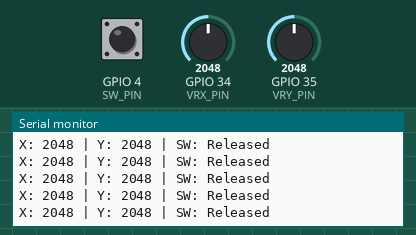
Simulated run of this sketch. Board: ESP32. Parts: the last lines printed to the serial monitor. Inputs (shaded band) come from the test bench; at power-on: GPIO 4 (SW_PIN) HIGH, GPIO 34 (VRX_PIN) = 2048, GPIO 35 (VRY_PIN) = 2048.

Above: at 1.2 s.
1.3 s: GPIO 4 (SW_PIN) pulled LOW for 0.25 s
At 1.56 s:
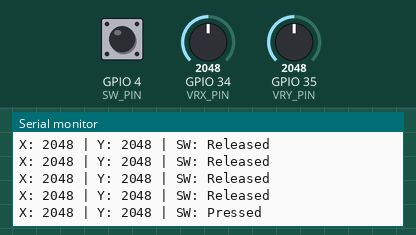
3.0 s: GPIO 34 (VRX_PIN) set to 2866
At 3.16 s:
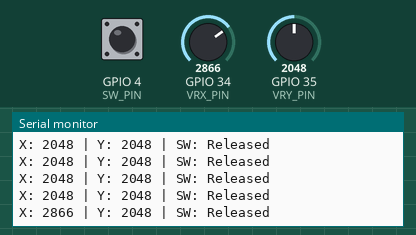
4.5 s: GPIO 35 (VRY_PIN) set to 2866
At 4.57 s:
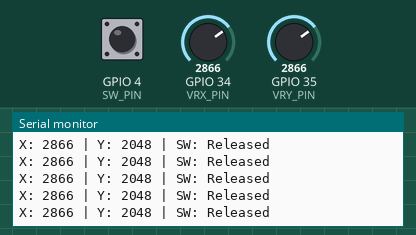
6.0 s: GPIO 4 (SW_PIN) pulled LOW for 1 s
At 6.17 s:
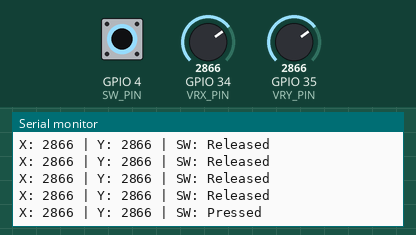
8.5 s: GPIO 34 (VRX_PIN) set to 3603
At 8.57 s:
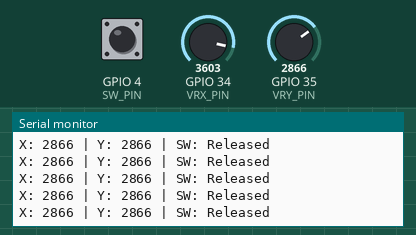
10.0 s: GPIO 35 (VRY_PIN) set to 3603
At 10.18 s:
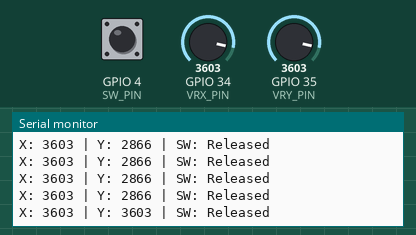
Timing chart, 0 to 12.5 s (numbered marks = the images above; inputs shaded):
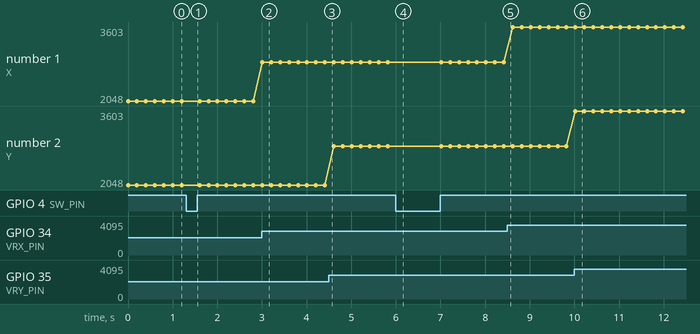

The sketch:

index.ino
```cpp
// ESP32 Joystick Reader
// This code reads the X and Y axis values from a joystick connected to an ESP32
// and prints the values to the Serial Monitor.
// The joystick's switch state is also read and displayed.
// Connections:
// VRX (X-axis) -> GPIO 34
// VRY (Y-axis) -> GPIO 35
// SW (Switch)  -> GPIO 4

// for circuit, you can refer to the corresponding schematic diagram.

// Joystick pins
#define VRX_PIN 34
#define VRY_PIN 35
#define SW_PIN  4

void setup() {
  Serial.begin(115200);

  pinMode(VRX_PIN, INPUT);
  pinMode(VRY_PIN, INPUT);
  pinMode(SW_PIN, INPUT_PULLUP); // Switch is active LOW
}

void loop() {
  int xValue = analogRead(VRX_PIN);
  int yValue = analogRead(VRY_PIN);
  int swValue = digitalRead(SW_PIN);

  Serial.print("X: ");
  Serial.print(xValue);
  Serial.print(" | Y: ");
  Serial.print(yValue);
  Serial.print(" | SW: ");
  Serial.println(swValue == 0 ? "Pressed" : "Released");

  delay(200);
}
```

Measured:
- after the input at 1.3 s, the serial monitor: prints a new line after 0.10 s (image 1)
- after the input at 3.0 s, the serial monitor: prints a new line at once (image 2)
- after the input at 6.0 s, the serial monitor: prints a new line at once (image 4)
- after the input at 10.0 s, the serial monitor: prints a new line at once (image 6)
- plotted number 1: 2048 → 2866 after the input at 3.0 s, 2866 → 3603 after the input at 8.5 s
